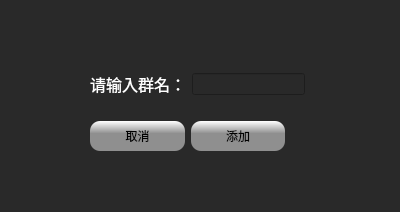
<?xml version="1.0" encoding="UTF-8"?>
<ui version="4.0">
 <class>AddGroup</class>
 <widget class="QWidget" name="AddGroup">
  <property name="geometry">
   <rect>
    <x>0</x>
    <y>0</y>
    <width>400</width>
    <height>212</height>
   </rect>
  </property>
  <property name="minimumSize">
   <size>
    <width>400</width>
    <height>212</height>
   </size>
  </property>
  <property name="windowTitle">
   <string>Form</string>
  </property>
  <property name="styleSheet">
   <string notr="true">QWidget{
background-color: rgb(41, 41, 41);
}
QPushButton{
background-color: qlineargradient(spread:pad, x1:1, y1:0, x2:1, y2:0.415, stop:0 rgba(255, 255, 255, 255), stop:1 rgba(143,143,143, 255));
border-style:outset;
border-radius:10px;
font-style:MingLiU-ExtB;
}
QPushButton:hover{
background-color: rgb(179, 179, 179);
border-style:inset;
font-style:MingLiU-ExtB;
}
QPushButton:pressed{
background-color:rgb(224,0,0);
border-style:inset;
font-style:MingLiU-ExtB;
}

QListWidget::item
{
color:rgb(255, 255, 255);
}

#label
{
color:rgb(255, 255, 255);
}

#lineEdit
{
color:rgb(255, 255, 255);
}</string>
  </property>
  <widget class="QWidget" name="layoutWidget">
   <property name="geometry">
    <rect>
     <x>90</x>
     <y>70</y>
     <width>215</width>
     <height>28</height>
    </rect>
   </property>
   <layout class="QHBoxLayout" name="horizontalLayout">
    <item>
     <widget class="QLabel" name="label">
      <property name="text">
       <string>&lt;html&gt;&lt;head/&gt;&lt;body&gt;&lt;p align=&quot;center&quot;&gt;&lt;span style=&quot; font-size:12pt;&quot;&gt;请输入群名：&lt;/span&gt;&lt;/p&gt;&lt;/body&gt;&lt;/html&gt;</string>
      </property>
     </widget>
    </item>
    <item>
     <widget class="QLineEdit" name="lineEdit"/>
    </item>
   </layout>
  </widget>
  <widget class="QWidget" name="layoutWidget">
   <property name="geometry">
    <rect>
     <x>90</x>
     <y>120</y>
     <width>195</width>
     <height>32</height>
    </rect>
   </property>
   <layout class="QHBoxLayout" name="horizontalLayout_2">
    <item>
     <widget class="QPushButton" name="cancelButton">
      <property name="minimumSize">
       <size>
        <width>0</width>
        <height>30</height>
       </size>
      </property>
      <property name="text">
       <string>取消</string>
      </property>
     </widget>
    </item>
    <item>
     <widget class="QPushButton" name="addButton">
      <property name="minimumSize">
       <size>
        <width>0</width>
        <height>30</height>
       </size>
      </property>
      <property name="text">
       <string>添加</string>
      </property>
     </widget>
    </item>
   </layout>
  </widget>
 </widget>
 <resources/>
 <connections/>
</ui>
